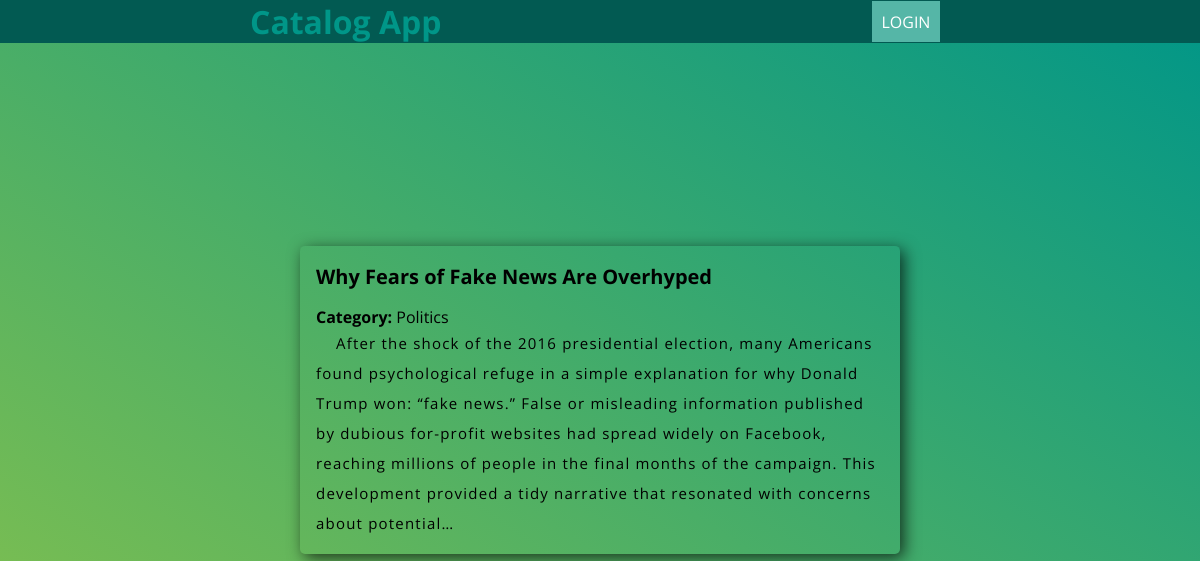
The app's page /item/2 with its own data.
### models.py (models this page shows, shortened)
class Item(Base):
    __tablename__ = "c_item" # this table contains the items for a specific category
    id = Column(Integer, primary_key=True)
    title = Column(String(250), nullable=False)
    description = Column(String)
    cat_id = Column(Integer, ForeignKey('category.id'))
    category = relationship(Category, backref='items')
    user_id = Column(Integer, ForeignKey('user.id'))
    user = relationship(User)

class Category(Base):
    __tablename__ = "category"
    id = Column(Integer, primary_key=True)
    name = Column(String(60), nullable=False)

### application.py (the view)
@app.route('/item/<int:id>')
def itemView(id):
    try:
        item = session.query(Item).filter_by(id=id).first()
    except exc.SQLAlchemyError as e:
        abort(404)
    return render_template('detail.html', item=item)

### templates/detail.html (shortened to what this page needs)
{% extends "layouts/base.html" %}
{% block content %}
		<div class="card card--centered">
			<h2 class="title_detail">{{item.title}}</h2>
			<div><strong>Category: </strong> <span>{{item.category.name}}</span></div>
			<div class="description">
				{{item.description}}
			</div>
		</div>
{% endblock %}

### templates/layouts/base.html (shortened to what this page needs)
<!DOCTYPE html>
<html lang="en">
<head>
    {% block head %}
    <link rel="stylesheet" href="{{ url_for('static', filename='css/styles.css') }}">
    {% endblock %}
</head>
<body>
	 {% block header %}
    <header>
    <div class="header flex flex--sb">
        <div class="leftContent">
            <a href="/" class="link-home"><h1>Catalog App</h1></a>
        </div>
        {% block header_rightContent %}
        <div class="rightContent">
            {% if 'username' in session %}
              <span>{{ session.get('name') }}</span>
              <a class="btn" href="{{ url_for('logout') }}">logout</a>
            {% else %}
              <a class="btn" href="{{ url_for('login') }}">login</a>
            {% endif %}
        </div>
        {% endblock %}
    </div>
    </header>
    {% endblock %}
    <main>
        {% block content %}{% endblock %}
    </main>
</body>
</html>

### static/css/styles.css (style rules this page uses)
body { margin: 0; padding: 0; min-height: 100vh; background:linear-gradient(to top right, #8BC34A, #009688) no-repeat 100% 100%; font-family: 'Open Sans', Helvetica, sans-serif; }
.title_detail { font-size: 20px; }
.description { text-indent: 20px; font-size: 15px; font-weight: 400; letter-spacing: 1.2px; color: #000; line-height: 30px; }
header { margin: 0; background: rgb(2, 90, 82); }
.header { max-width: 700px; margin: 0 auto; }
.header h1 { margin: 0; color: #009688; }
.header .link-home { text-decoration: none; }
.flex { display: -ms-flexbox; display: flex; }
.flex--sb { -ms-flex-pack: justify; justify-content: space-between; -ms-flex-align: center; align-items: center; }
.card { min-width:400px; padding:1rem; padding-top:0; border-radius: 5px; box-shadow: 4px 4px 16px rgba(0,0,0,.7); }
.card--centered { position: absolute; top: 50%; left: 50%; transform: translate(-50%,-50%); }
.btn { text-decoration: none; box-sizing: border-box; padding: 0.6em; background: #55b6a7; border-width: 0; margin: 0 10px; color: #FFF; text-transform: uppercase; font-weight: 400; cursor: pointer; }
main { width: 700px; margin: 50px auto; background: #FFF; }

### records on screen
Item: title "Why Fears of Fake News Are Overhyped", description "After the shock of the 2016 presidential election, many Americans found psychological refuge in a simple explanation for why Donald Trump won: “fake news.” False or misleading information published by dubious for-profit websites had spread widely on Facebook, reaching millions of people in the final months of the campaign. This development provided a tidy narrative that resonated with concerns about potential…"
Category: category.name "Politics"
